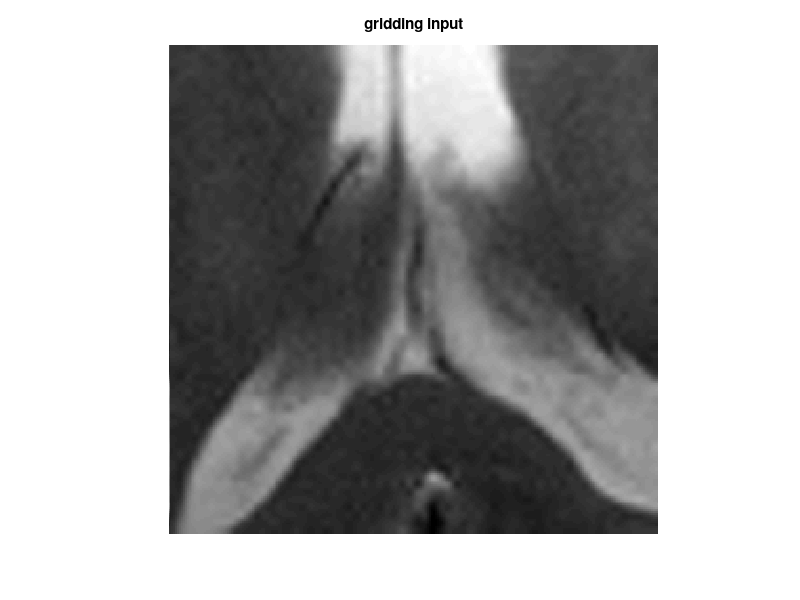

Write MATLAB code to recreate this figure. (Note: this script raises an error after producing the figure.)
%% testscript with operator usage
clear all; close all; clc;

%% add bin to path
addpath ../bin
addpath ../../daten
addpath(genpath('./GRIDDING3D'));

%% Load data
load img_brain_4ch;
%load noisy_phantom;
%load calf_data_cs;
%%
trimmed_size = 64;
img = img(128-trimmed_size/2+1:128+trimmed_size/2,128-trimmed_size/2+1:128+trimmed_size/2,:);
%%
n_chn = 4;
img_a = zeros([trimmed_size,trimmed_size,trimmed_size,n_chn]);
%%
for chn = 1:4,
    img_a(:,:,:,chn) = repmat(img(:,:,chn),[1 1 trimmed_size]);
end
%img_a(1:10,1:10,:) = 0;
%img_a = flipdim(img_a,1);
%img_a = padarray(img(:,:,1),[0 0 trimmed_size/2]);
%%
size(img_a)
figure, imshow(imresize(abs(img_a(:,:,1,4)),4),[]), title('gridding input');

[nPE,nFE,nCh]=size(img_a);

%% Generate 96 radial projections rawdata
numSpokes = 96;

% Trajectory
theta=linspace(0,pi-pi/numSpokes,numSpokes);
rho=linspace(-0.5,0.5,nPE*2)';
k=rho*exp(-1j*theta);

%% generate Fourier sampling operator
%FT = GRIDDING3D(k, 1, 1, 0, [nPE,nFE], 2);
k_traj = [real(k(:))'; imag(k(:))';zeros(1,length(k(:)))];
imwidth = nPE;
osf = 1.75;
wg = 5;
sw = 8;
w = ones(1,length(k(:)));
FT = gridding3D(k_traj,w,imwidth,osf,wg,sw,'false');

%% generate radial data
dataRadial = FT*img_a;
%% density compensation
w = abs(rho);
w = repmat(w, [1, numSpokes,1]);
w_mc = repmat(w(:),[1 4]);
dataRadial_dc = dataRadial.*w_mc;
%% recon
%no density compnesation
imgRegrid_kb = FT'*dataRadial;
%density compensated
imgRegrid_kb_dc = FT'*dataRadial_dc;

%% show results
figure, imshow(imresize(((abs(imgRegrid_kb_dc(:,:,32,4)))),4),[]), title('gridding dc');

%% merge channels
recon_sos_dc = sqrt(sum(abs(imgRegrid_kb_dc).^2,4));
figure, imshow(imresize(((abs(recon_sos_dc(:,:,32)))),4),[]), title('gridding dc sos');
